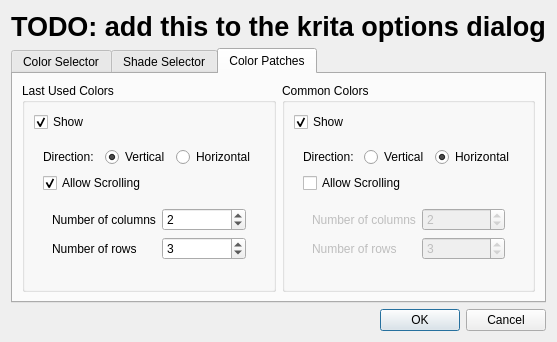
<?xml version="1.0" encoding="UTF-8"?>
<ui version="4.0">
 <class>KisColSelNgSettings</class>
 <widget class="QDialog" name="KisColSelNgSettings">
  <property name="geometry">
   <rect>
    <x>0</x>
    <y>0</y>
    <width>527</width>
    <height>304</height>
   </rect>
  </property>
  <property name="windowTitle">
   <string>Dialog</string>
  </property>
  <layout class="QVBoxLayout" name="verticalLayout">
   <item>
    <widget class="QLabel" name="label">
     <property name="font">
      <font>
       <pointsize>20</pointsize>
       <weight>75</weight>
       <bold>true</bold>
      </font>
     </property>
     <property name="text">
      <string>TODO: add this to the krita options dialog</string>
     </property>
    </widget>
   </item>
   <item>
    <widget class="QTabWidget" name="tabWidget">
     <property name="currentIndex">
      <number>2</number>
     </property>
     <widget class="QWidget" name="tab">
      <attribute name="title">
       <string>Color Selector</string>
      </attribute>
      <layout class="QFormLayout" name="formLayout">
       <property name="fieldGrowthPolicy">
        <enum>QFormLayout::ExpandingFieldsGrow</enum>
       </property>
       <item row="0" column="0">
        <widget class="QLabel" name="label_2">
         <property name="text">
          <string>Shape</string>
         </property>
         <property name="buddy">
          <cstring>comboBox</cstring>
         </property>
        </widget>
       </item>
       <item row="0" column="1">
        <widget class="QComboBox" name="comboBox"/>
       </item>
       <item row="1" column="0">
        <widget class="QLabel" name="label_3">
         <property name="text">
          <string>Type</string>
         </property>
         <property name="buddy">
          <cstring>comboBox_2</cstring>
         </property>
        </widget>
       </item>
       <item row="1" column="1">
        <widget class="QComboBox" name="comboBox_2"/>
       </item>
       <item row="2" column="0">
        <widget class="QLabel" name="label_4">
         <property name="text">
          <string>Color Harmonies</string>
         </property>
         <property name="buddy">
          <cstring>comboBox_3</cstring>
         </property>
        </widget>
       </item>
       <item row="2" column="1">
        <widget class="QComboBox" name="comboBox_3"/>
       </item>
       <item row="3" column="0">
        <widget class="QLabel" name="label_5">
         <property name="text">
          <string>Background Color</string>
         </property>
         <property name="buddy">
          <cstring>kcolorbutton</cstring>
         </property>
        </widget>
       </item>
       <item row="3" column="1">
        <widget class="KColorButton" name="kcolorbutton"/>
       </item>
       <item row="4" column="0">
        <widget class="QLabel" name="label_6">
         <property name="text">
          <string>etc</string>
         </property>
        </widget>
       </item>
       <item row="4" column="1">
        <widget class="QLCDNumber" name="lcdNumber">
         <property name="segmentStyle">
          <enum>QLCDNumber::Flat</enum>
         </property>
         <property name="value" stdset="0">
          <double>42.000000000000000</double>
         </property>
        </widget>
       </item>
      </layout>
     </widget>
     <widget class="QWidget" name="tab_2">
      <attribute name="title">
       <string>Shade Selector</string>
      </attribute>
      <layout class="QFormLayout" name="formLayout_2">
       <item row="0" column="0">
        <widget class="QLabel" name="label_7">
         <property name="text">
          <string>Type</string>
         </property>
         <property name="buddy">
          <cstring>comboBox_4</cstring>
         </property>
        </widget>
       </item>
       <item row="0" column="1">
        <widget class="QComboBox" name="comboBox_4">
         <item>
          <property name="text">
           <string>MyPaint</string>
          </property>
         </item>
         <item>
          <property name="text">
           <string>Minimal</string>
          </property>
         </item>
         <item>
          <property name="text">
           <string>No</string>
          </property>
         </item>
        </widget>
       </item>
      </layout>
     </widget>
     <widget class="QWidget" name="tab_3">
      <attribute name="title">
       <string>Color Patches</string>
      </attribute>
      <layout class="QHBoxLayout" name="horizontalLayout_3">
       <item>
        <widget class="QGroupBox" name="groupBox">
         <property name="title">
          <string>Last Used Colors</string>
         </property>
         <layout class="QVBoxLayout" name="verticalLayout_4">
          <item>
           <widget class="QCheckBox" name="lastUsedColorsShow">
            <property name="text">
             <string>Show</string>
            </property>
            <property name="checked">
             <bool>true</bool>
            </property>
           </widget>
          </item>
          <item>
           <widget class="QWidget" name="widget" native="true">
            <layout class="QVBoxLayout" name="verticalLayout_2">
             <item>
              <layout class="QHBoxLayout" name="horizontalLayout">
               <item>
                <widget class="QLabel" name="label_8">
                 <property name="text">
                  <string>Direction:</string>
                 </property>
                 <property name="buddy">
                  <cstring>lastUsedColorsAlignVertical</cstring>
                 </property>
                </widget>
               </item>
               <item>
                <widget class="QRadioButton" name="lastUsedColorsAlignVertical">
                 <property name="text">
                  <string>Vertical</string>
                 </property>
                 <property name="checked">
                  <bool>true</bool>
                 </property>
                </widget>
               </item>
               <item>
                <widget class="QRadioButton" name="lastUsedColorsAlignHorizontal">
                 <property name="text">
                  <string>Horizontal</string>
                 </property>
                </widget>
               </item>
              </layout>
             </item>
             <item>
              <widget class="QCheckBox" name="lastUsedColorsAllowScrolling">
               <property name="text">
                <string>Allow Scrolling</string>
               </property>
               <property name="checked">
                <bool>true</bool>
               </property>
              </widget>
             </item>
             <item>
              <widget class="QWidget" name="widget_3" native="true">
               <layout class="QGridLayout" name="gridLayout">
                <item row="0" column="0">
                 <widget class="QLabel" name="lbl_lastUsedNumCols">
                  <property name="text">
                   <string>Number of columns</string>
                  </property>
                  <property name="buddy">
                   <cstring>lastUsedColorsNumCols</cstring>
                  </property>
                 </widget>
                </item>
                <item row="0" column="1">
                 <widget class="QSpinBox" name="lastUsedColorsNumCols">
                  <property name="minimum">
                   <number>1</number>
                  </property>
                  <property name="maximum">
                   <number>20</number>
                  </property>
                  <property name="value">
                   <number>2</number>
                  </property>
                 </widget>
                </item>
                <item row="1" column="0">
                 <widget class="QLabel" name="lbl_lastUsedNumRows">
                  <property name="text">
                   <string>Number of rows</string>
                  </property>
                  <property name="buddy">
                   <cstring>lastUsedColorsNumRows</cstring>
                  </property>
                 </widget>
                </item>
                <item row="1" column="1">
                 <widget class="QSpinBox" name="lastUsedColorsNumRows">
                  <property name="minimum">
                   <number>1</number>
                  </property>
                  <property name="maximum">
                   <number>20</number>
                  </property>
                  <property name="value">
                   <number>3</number>
                  </property>
                 </widget>
                </item>
               </layout>
              </widget>
             </item>
             <item>
              <spacer name="verticalSpacer">
               <property name="orientation">
                <enum>Qt::Vertical</enum>
               </property>
               <property name="sizeHint" stdset="0">
                <size>
                 <width>20</width>
                 <height>0</height>
                </size>
               </property>
              </spacer>
             </item>
            </layout>
           </widget>
          </item>
         </layout>
        </widget>
       </item>
       <item>
        <widget class="QGroupBox" name="groupBox_2">
         <property name="title">
          <string>Common Colors</string>
         </property>
         <layout class="QVBoxLayout" name="verticalLayout_5">
          <item>
           <widget class="QCheckBox" name="commonColorsShow">
            <property name="text">
             <string>Show</string>
            </property>
            <property name="checked">
             <bool>true</bool>
            </property>
           </widget>
          </item>
          <item>
           <widget class="QWidget" name="widget_2" native="true">
            <layout class="QVBoxLayout" name="verticalLayout_3">
             <item>
              <layout class="QHBoxLayout" name="horizontalLayout_2">
               <item>
                <widget class="QLabel" name="label_13">
                 <property name="text">
                  <string>Direction:</string>
                 </property>
                 <property name="buddy">
                  <cstring>commonColorsAlignHorizontal</cstring>
                 </property>
                </widget>
               </item>
               <item>
                <widget class="QRadioButton" name="commonColorsAlignVertical">
                 <property name="text">
                  <string>Vertical</string>
                 </property>
                </widget>
               </item>
               <item>
                <widget class="QRadioButton" name="commonColorsAlignHorizontal">
                 <property name="text">
                  <string>Horizontal</string>
                 </property>
                 <property name="checked">
                  <bool>true</bool>
                 </property>
                </widget>
               </item>
              </layout>
             </item>
             <item>
              <widget class="QCheckBox" name="commonColorsAllowScrolling">
               <property name="text">
                <string>Allow Scrolling</string>
               </property>
              </widget>
             </item>
             <item>
              <widget class="QWidget" name="widget_4" native="true">
               <property name="enabled">
                <bool>false</bool>
               </property>
               <layout class="QGridLayout" name="gridLayout_2">
                <item row="0" column="0">
                 <widget class="QLabel" name="lbl_commonColorsNumCols">
                  <property name="text">
                   <string>Number of columns</string>
                  </property>
                  <property name="buddy">
                   <cstring>commonColorsNumCols</cstring>
                  </property>
                 </widget>
                </item>
                <item row="0" column="1">
                 <widget class="QSpinBox" name="commonColorsNumCols">
                  <property name="minimum">
                   <number>1</number>
                  </property>
                  <property name="maximum">
                   <number>20</number>
                  </property>
                  <property name="value">
                   <number>2</number>
                  </property>
                 </widget>
                </item>
                <item row="1" column="0">
                 <widget class="QLabel" name="lbl_commonColorsNumRows">
                  <property name="text">
                   <string>Number of rows</string>
                  </property>
                  <property name="buddy">
                   <cstring>commonColorsNumRows</cstring>
                  </property>
                 </widget>
                </item>
                <item row="1" column="1">
                 <widget class="QSpinBox" name="commonColorsNumRows">
                  <property name="minimum">
                   <number>1</number>
                  </property>
                  <property name="maximum">
                   <number>20</number>
                  </property>
                  <property name="value">
                   <number>3</number>
                  </property>
                 </widget>
                </item>
               </layout>
              </widget>
             </item>
             <item>
              <spacer name="verticalSpacer_2">
               <property name="orientation">
                <enum>Qt::Vertical</enum>
               </property>
               <property name="sizeHint" stdset="0">
                <size>
                 <width>20</width>
                 <height>0</height>
                </size>
               </property>
              </spacer>
             </item>
            </layout>
           </widget>
          </item>
         </layout>
        </widget>
       </item>
      </layout>
     </widget>
    </widget>
   </item>
   <item>
    <widget class="QDialogButtonBox" name="buttonBox">
     <property name="orientation">
      <enum>Qt::Horizontal</enum>
     </property>
     <property name="standardButtons">
      <set>QDialogButtonBox::Cancel|QDialogButtonBox::Ok</set>
     </property>
    </widget>
   </item>
  </layout>
 </widget>
 <customwidgets>
  <customwidget>
   <class>KColorButton</class>
   <extends>QPushButton</extends>
   <header>kcolorbutton.h</header>
  </customwidget>
 </customwidgets>
 <resources/>
 <connections>
  <connection>
   <sender>buttonBox</sender>
   <signal>accepted()</signal>
   <receiver>KisColSelNgSettings</receiver>
   <slot>accept()</slot>
   <hints>
    <hint type="sourcelabel">
     <x>256</x>
     <y>541</y>
    </hint>
    <hint type="destinationlabel">
     <x>157</x>
     <y>270</y>
    </hint>
   </hints>
  </connection>
  <connection>
   <sender>buttonBox</sender>
   <signal>rejected()</signal>
   <receiver>KisColSelNgSettings</receiver>
   <slot>reject()</slot>
   <hints>
    <hint type="sourcelabel">
     <x>324</x>
     <y>541</y>
    </hint>
    <hint type="destinationlabel">
     <x>286</x>
     <y>270</y>
    </hint>
   </hints>
  </connection>
  <connection>
   <sender>commonColorsAlignVertical</sender>
   <signal>toggled(bool)</signal>
   <receiver>lbl_commonColorsNumCols</receiver>
   <slot>setVisible(bool)</slot>
   <hints>
    <hint type="sourcelabel">
     <x>590</x>
     <y>131</y>
    </hint>
    <hint type="destinationlabel">
     <x>461</x>
     <y>210</y>
    </hint>
   </hints>
  </connection>
  <connection>
   <sender>commonColorsAlignVertical</sender>
   <signal>toggled(bool)</signal>
   <receiver>commonColorsNumCols</receiver>
   <slot>setVisible(bool)</slot>
   <hints>
    <hint type="sourcelabel">
     <x>590</x>
     <y>131</y>
    </hint>
    <hint type="destinationlabel">
     <x>657</x>
     <y>210</y>
    </hint>
   </hints>
  </connection>
  <connection>
   <sender>commonColorsAlignVertical</sender>
   <signal>toggled(bool)</signal>
   <receiver>lbl_commonColorsNumRows</receiver>
   <slot>setHidden(bool)</slot>
   <hints>
    <hint type="sourcelabel">
     <x>590</x>
     <y>131</y>
    </hint>
    <hint type="destinationlabel">
     <x>461</x>
     <y>238</y>
    </hint>
   </hints>
  </connection>
  <connection>
   <sender>commonColorsAlignVertical</sender>
   <signal>toggled(bool)</signal>
   <receiver>commonColorsNumRows</receiver>
   <slot>setHidden(bool)</slot>
   <hints>
    <hint type="sourcelabel">
     <x>590</x>
     <y>131</y>
    </hint>
    <hint type="destinationlabel">
     <x>657</x>
     <y>238</y>
    </hint>
   </hints>
  </connection>
  <connection>
   <sender>commonColorsAlignHorizontal</sender>
   <signal>toggled(bool)</signal>
   <receiver>lbl_commonColorsNumCols</receiver>
   <slot>setHidden(bool)</slot>
   <hints>
    <hint type="sourcelabel">
     <x>723</x>
     <y>131</y>
    </hint>
    <hint type="destinationlabel">
     <x>461</x>
     <y>210</y>
    </hint>
   </hints>
  </connection>
  <connection>
   <sender>commonColorsAlignHorizontal</sender>
   <signal>toggled(bool)</signal>
   <receiver>commonColorsNumCols</receiver>
   <slot>setHidden(bool)</slot>
   <hints>
    <hint type="sourcelabel">
     <x>723</x>
     <y>131</y>
    </hint>
    <hint type="destinationlabel">
     <x>657</x>
     <y>210</y>
    </hint>
   </hints>
  </connection>
  <connection>
   <sender>commonColorsAlignHorizontal</sender>
   <signal>toggled(bool)</signal>
   <receiver>lbl_commonColorsNumRows</receiver>
   <slot>setVisible(bool)</slot>
   <hints>
    <hint type="sourcelabel">
     <x>723</x>
     <y>131</y>
    </hint>
    <hint type="destinationlabel">
     <x>461</x>
     <y>238</y>
    </hint>
   </hints>
  </connection>
  <connection>
   <sender>commonColorsAlignHorizontal</sender>
   <signal>toggled(bool)</signal>
   <receiver>commonColorsNumRows</receiver>
   <slot>setVisible(bool)</slot>
   <hints>
    <hint type="sourcelabel">
     <x>723</x>
     <y>131</y>
    </hint>
    <hint type="destinationlabel">
     <x>657</x>
     <y>238</y>
    </hint>
   </hints>
  </connection>
  <connection>
   <sender>lastUsedColorsAlignVertical</sender>
   <signal>toggled(bool)</signal>
   <receiver>lbl_lastUsedNumCols</receiver>
   <slot>setVisible(bool)</slot>
   <hints>
    <hint type="sourcelabel">
     <x>160</x>
     <y>150</y>
    </hint>
    <hint type="destinationlabel">
     <x>134</x>
     <y>207</y>
    </hint>
   </hints>
  </connection>
  <connection>
   <sender>lastUsedColorsAlignVertical</sender>
   <signal>toggled(bool)</signal>
   <receiver>lastUsedColorsNumCols</receiver>
   <slot>setVisible(bool)</slot>
   <hints>
    <hint type="sourcelabel">
     <x>160</x>
     <y>150</y>
    </hint>
    <hint type="destinationlabel">
     <x>227</x>
     <y>210</y>
    </hint>
   </hints>
  </connection>
  <connection>
   <sender>lastUsedColorsAlignVertical</sender>
   <signal>toggled(bool)</signal>
   <receiver>lbl_lastUsedNumRows</receiver>
   <slot>setHidden(bool)</slot>
   <hints>
    <hint type="sourcelabel">
     <x>160</x>
     <y>150</y>
    </hint>
    <hint type="destinationlabel">
     <x>134</x>
     <y>235</y>
    </hint>
   </hints>
  </connection>
  <connection>
   <sender>lastUsedColorsAlignVertical</sender>
   <signal>toggled(bool)</signal>
   <receiver>lastUsedColorsNumRows</receiver>
   <slot>setHidden(bool)</slot>
   <hints>
    <hint type="sourcelabel">
     <x>160</x>
     <y>150</y>
    </hint>
    <hint type="destinationlabel">
     <x>227</x>
     <y>238</y>
    </hint>
   </hints>
  </connection>
  <connection>
   <sender>lastUsedColorsAlignHorizontal</sender>
   <signal>toggled(bool)</signal>
   <receiver>lbl_lastUsedNumCols</receiver>
   <slot>setHidden(bool)</slot>
   <hints>
    <hint type="sourcelabel">
     <x>294</x>
     <y>150</y>
    </hint>
    <hint type="destinationlabel">
     <x>134</x>
     <y>207</y>
    </hint>
   </hints>
  </connection>
  <connection>
   <sender>lastUsedColorsAlignHorizontal</sender>
   <signal>toggled(bool)</signal>
   <receiver>lastUsedColorsNumCols</receiver>
   <slot>setHidden(bool)</slot>
   <hints>
    <hint type="sourcelabel">
     <x>294</x>
     <y>150</y>
    </hint>
    <hint type="destinationlabel">
     <x>227</x>
     <y>210</y>
    </hint>
   </hints>
  </connection>
  <connection>
   <sender>lastUsedColorsAlignHorizontal</sender>
   <signal>toggled(bool)</signal>
   <receiver>lbl_lastUsedNumRows</receiver>
   <slot>setVisible(bool)</slot>
   <hints>
    <hint type="sourcelabel">
     <x>294</x>
     <y>150</y>
    </hint>
    <hint type="destinationlabel">
     <x>134</x>
     <y>235</y>
    </hint>
   </hints>
  </connection>
  <connection>
   <sender>lastUsedColorsAlignHorizontal</sender>
   <signal>toggled(bool)</signal>
   <receiver>lastUsedColorsNumRows</receiver>
   <slot>setVisible(bool)</slot>
   <hints>
    <hint type="sourcelabel">
     <x>294</x>
     <y>150</y>
    </hint>
    <hint type="destinationlabel">
     <x>227</x>
     <y>238</y>
    </hint>
   </hints>
  </connection>
  <connection>
   <sender>lastUsedColorsShow</sender>
   <signal>toggled(bool)</signal>
   <receiver>widget</receiver>
   <slot>setEnabled(bool)</slot>
   <hints>
    <hint type="sourcelabel">
     <x>59</x>
     <y>107</y>
    </hint>
    <hint type="destinationlabel">
     <x>59</x>
     <y>125</y>
    </hint>
   </hints>
  </connection>
  <connection>
   <sender>commonColorsShow</sender>
   <signal>toggled(bool)</signal>
   <receiver>widget_2</receiver>
   <slot>setEnabled(bool)</slot>
   <hints>
    <hint type="sourcelabel">
     <x>453</x>
     <y>109</y>
    </hint>
    <hint type="destinationlabel">
     <x>453</x>
     <y>128</y>
    </hint>
   </hints>
  </connection>
  <connection>
   <sender>commonColorsAllowScrolling</sender>
   <signal>toggled(bool)</signal>
   <receiver>widget_4</receiver>
   <slot>setEnabled(bool)</slot>
   <hints>
    <hint type="sourcelabel">
     <x>512</x>
     <y>164</y>
    </hint>
    <hint type="destinationlabel">
     <x>536</x>
     <y>239</y>
    </hint>
   </hints>
  </connection>
  <connection>
   <sender>lastUsedColorsAllowScrolling</sender>
   <signal>toggled(bool)</signal>
   <receiver>widget_3</receiver>
   <slot>setEnabled(bool)</slot>
   <hints>
    <hint type="sourcelabel">
     <x>73</x>
     <y>163</y>
    </hint>
    <hint type="destinationlabel">
     <x>82</x>
     <y>212</y>
    </hint>
   </hints>
  </connection>
 </connections>
</ui>
